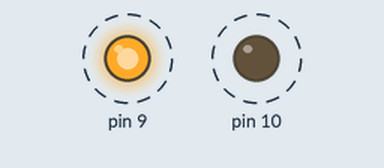
Simulated run of this sketch. Board: Arduino Uno, built with avr-gcc and run on an emulated ATmega328P. Shown: output pins drawn as LEDs (lit = HIGH). Dashed ring = blinking.

Above: at 0.1 s.
Timing chart, 0 to 3.0 s (numbered marks = the images above):
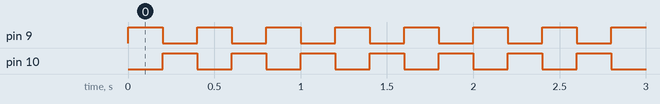

The sketch:

MyLed.ino
```cpp
/******************************************************************************
 * Test of class CLed                                                         *
 * MyLed.ino                                                                  *
 *                                                                            *
 * Module: "Embedded Systems II" - Uebung 3-03                                *
 *                                                                            *
 * Hochschule Mittweida, INW                                                  *
 * Prof. J. Thomanek                                                          *
 *                                                                            *
 ******************************************************************************/

#include "CLed.h"

// Create some LED objects
// ------------------------------------------------
CLed myLed1(CLed::PB, 2, false); // Port B2 --> Arduino Pin 10
CLed myLed2(CLed::PB, 1, false); // Port B1 --> Arduino Pin 9

void setup() {
  // Switch LED 1 On
  myLed1.On();
}

void loop() {

  // Toggle LED 1 (On --> Off)
  myLed1.Toggle();
  // Toggle LED 2 (Off --> On)
  myLed2.Toggle();

  // Wait 200 ms
  delay(200);

  // Toggle LED 2 (On --> Off)
  myLed2.Toggle();
  // Toggle LED 1 (Off --> On)
  myLed1.Toggle();

  // Wait 200 ms
  delay(200);
}
```

CLed.cpp
```cpp
/******************************************************************************
 * Definition of the LED class to abstract the access                         *
 * CLed.cpp                                                                   *
 *                                                                            *
 * Module: "Embedded Systems II" - Uebung 3-03                                *
 *                                                                            *
 * Hochschule Mittweida, INW                                                  *
 * Prof. J. Thomanek                                                          *
 *                                                                            *
 ******************************************************************************/
#include "CLed.h"


// ----------------------------------------------------------------------------
//  D e f i n i t i o n   C o n s t r u c t o r s
// ----------------------------------------------------------------------------

// Standard constructor - use the internal LED of the board (Port B5)
CLed::CLed() {

  // Initialize attributes
  m_pu8Port = PORTADDR[PB];
  m_pu8DDR  = DDRADDR[PB];
  m_u8BitMsk = (1 << 5);
  m_bVccConn = false;

  // set output direction
  *m_pu8DDR |= m_u8BitMsk;

  // Switch led off
  Off();
}

// Constructor
CLed::CLed(PortType_t eP, unsigned char u8B, bool bVcc) {

  // Initialize attributes
  m_pu8Port = PORTADDR[eP];
  m_pu8DDR = DDRADDR[eP];
  m_u8BitMsk = (1 << u8B);
  m_bVccConn = bVcc;

  // set output direction
  *m_pu8DDR |= m_u8BitMsk;

  // Switch led off
  Off();
}

// ----------------------------------------------------------------------------
//  D e f i n i t i o n   M e t h o d s
// ----------------------------------------------------------------------------

// Switch LED on
void CLed::On() {
  if (m_bVccConn)
    *m_pu8Port &= ~m_u8BitMsk;
  else
    *m_pu8Port |= m_u8BitMsk;
}

// Switch LED off
void CLed::Off() {
  if (m_bVccConn)
    *m_pu8Port |= m_u8BitMsk;
  else
    *m_pu8Port &= ~m_u8BitMsk;
}

// Change state of LED
void CLed::Toggle() {
  *m_pu8Port ^= m_u8BitMsk;
}

// Get current state of LED
bool CLed::IsOn() {
  return (!m_bVccConn == (*m_pu8Port & m_u8BitMsk));
}
```

CLed.h
```cpp
/******************************************************************************
 * Declaration of the LED class to abstract the access                        *
 * CLed.h                                                                     *
 *                                                                            *
 * Module: "Embedded Systems II" - Uebung 3-03                                *
 *                                                                            *
 * Hochschule Mittweida, INW                                                  *
 * Prof. J. Thomanek                                                          *
 *                                                                            *
 ******************************************************************************/
// please include this file only once
#pragma once


// ----------------------------------------------------------------------------
//  C L A S S     D E C L R A T I O N
// ----------------------------------------------------------------------------
class CLed {

public:

  // --------------------------------------------------------------
  //  T Y P E  D E F I N I T I O N S
  // --------------------------------------------------------------
  // To specify the port (B,C or D)
  typedef enum {
    PB = 0,
    PC,
    PD
  }PortType_t;

  // --------------------------------------------------------------
  //  C o n s t r u c t o r s   D e c l a r a t i o n
  // --------------------------------------------------------------
  CLed();
  CLed(PortType_t eP, unsigned char u8B, bool bVcc);


  // --------------------------------------------------------------
  //  P u b l i c   M e t h o d s   De c l a r a t i o n
  // --------------------------------------------------------------
  void On();
  void Off();
  void Toggle();
  bool IsOn();

private:

  // Constants members to specify the register addresses
  const unsigned char PORTADDR[3] = {0x25,0x28,0x2B}; //{PORTB, PORTC, PORTD}
  const unsigned char DDRADDR[3]  = {0x24,0x27,0x2A}; //{DDRB, DDRC, DDRD}

  // Attributes of LED classe
  unsigned char* m_pu8Port;  // Address to output register
  unsigned char* m_pu8DDR;   // Address to Data Direction Registers
  unsigned char  m_u8BitMsk; // Bit mask to specify the Pin
  bool           m_bVccConn; // Flag to indicate if LED is connected against
                             // Power Supply

};
```

Measured:
- by itself, pin 9, pin 10: alternates HIGH for 0.20 s and LOW for 0.20 s
